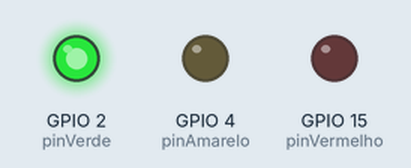
This program was run on a simulated ESP32. On the bench: output pins drawn as LEDs (lit = HIGH).

Above: at 2.0 s.
At 5.0 s:
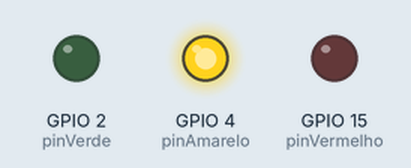
At 9.0 s:
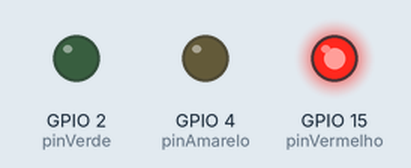
Timing chart, 0 to 15.6 s (numbered marks = the images above):
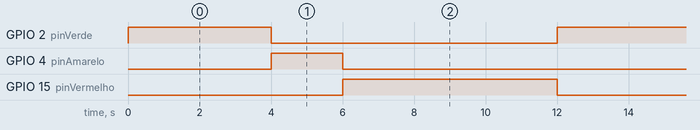

The program:

main.cpp
```cpp
// EX 1
// CRIE UM PROGRAMA QUE PISQUE 2 LEDS DE FORMA ALTERNADA
// EX 2
// CRIE UM PROGRAMA QUE PISQUE 2 LED
// LED 1 DEVE PISCAR A CADA 500 MS
// LED 2 DEVE PISCAR A CADA 2S
// EX 3
// CRIE UM PROGRAMA QUE MOSTRA UMA MENSAGEM NO SERIAL A CADA 2S
// EX 4
// CRIE UM PROGRAMA QUE AO PRESSIONAR UM BOTAO UM ACENDA E APAGUE AUTOMATICAMENTE APOS 3S
// EX 5
// CRIE UM SEMAFORO


#include <Arduino.h>
#include <Bounce2.h>
// #define pinLed 2

// bool estadoLed = 0;
// unsigned long tempoAnterior = 0;
// unsigned long intervalo = 500;

//ex1
// #define pinLed 2
// #define pinLed2 19
// bool estadoLed1 = 1;
// bool estadoLed2 = 0;
// unsigned long tempoAnterior = 0;
// unsigned long intervalo = 500
// ===========================
// #define pinLed 2
// #define pinLed2 19
// bool estadoLed1 = 1;
// bool estadoLed2 = 0;
//ex2
// unsigned long tempoAnterior = 0;
// unsigned long intervalo = 500;
// unsigned long tempoAnterior2 = 0;
// unsigned long intervalo2 = 2000;
//ex3
// bool estadoLed = 1;
// unsigned long tempoAnterior = 0;
// unsigned long intervalo = 2000;
//ex4
// bool ledAcesso = false;
// unsigned long tempoAnterior = 0;
// unsigned long intervalo = 3000;
// #define pinBotao 32
// #define pinLed 2
// Bounce bounce = Bounce();
//ex5
#define pinVermelho 15
#define pinAmarelo 4
#define pinVerde 2
#define TEMPO_VERDE 4000
#define TEMPO_AMARELO 2000
#define TEMPO_VERMELHO 6000
int estadoSemaforo = 0;
unsigned long tempoAnterior = 0;
void setup() {
  //ex1
  //  pinMode(pinLed, OUTPUT);
  // Serial.begin(115200);
  // Serial.begin(115200);
  // pinMode(pinLed, OUTPUT);
  // pinMode(pinLed2, OUTPUT);
  // Serial.begin(115200);
  // pinMode(pinLed, OUTPUT);
  // pinMode(pinLed2, OUTPUT);
  //ex 3
  // Serial.begin(115200);
  //ex 4
  // Serial.begin(115200);
  // pinMode(pinLed, OUTPUT);
  // digitalWrite(pinLed, LOW);
  // bounce.attach(pinBotao, INPUT_PULLUP);
  //ex5
  Serial.begin(115200);
    pinMode(pinVerde, OUTPUT);
      pinMode(pinAmarelo, OUTPUT);
        pinMode(pinVermelho, OUTPUT);
}

void loop() {
//ex1
  // unsigned long tempoAtual = millis();
  // if (tempoAtual - tempoAnterior >= intervalo)
  // {
  // estadoLed1 = !estadoLed1;
  // estadoLed2 = !estadoLed2;
  // tempoAnterior = tempoAtual;
  // }
  // digitalWrite(pinLed, estadoLed1);
  // digitalWrite(pinLed, estadoLed2);
  // =====================================================================
  // ex2
  //   unsigned long tempoAtual = millis();
  // if (tempoAtual - tempoAnterior >= intervalo)
  // {
  // estadoLed1 = !estadoLed1;
  // tempoAnterior = tempoAtual;
  // }
  // digitalWrite(pinLed, estadoLed1);

  //   unsigned long tempoAtual2 = millis();

  // if (tempoAtual2 - tempoAnterior2 >= intervalo2)
  // {
  // estadoLed2 = !estadoLed2;
  // tempoAnterior2 = tempoAtual2;
  // }
  // digitalWrite(pinLed2, estadoLed2);
  // =========================================================================
  // ex3
  //      unsigned long tempoAtual = millis();
  // if (tempoAtual - tempoAnterior >= intervalo)
  // {
  // estadoLed = !estadoLed;
  // tempoAnterior = tempoAtual;
  // Serial.println("Passou 2 Segundos");
  // }
// ======================================================================
    // ex4
//     bounce.update();

//     unsigned long tempoAtual = millis();

//     if (bounce.fell())
//     {
//       ledAcesso = true;
//       tempoAnterior = millis();
//       digitalWrite(pinLed, HIGH);
//     }
//     if (ledAcesso)
//     {
//       if (tempoAtual - tempoAnterior >= intervalo){
//     ledAcesso = false;
//     digitalWrite(pinLed, LOW);
//     }
// =========================================================
//ex5
unsigned long tempoAtual = millis();

    if(estadoSemaforo == 0){
  digitalWrite(pinVerde, HIGH);
  digitalWrite(pinAmarelo, LOW);
  digitalWrite(pinVermelho, LOW);

  if (tempoAtual - tempoAnterior >= TEMPO_VERDE){
    estadoSemaforo = 1;
    tempoAnterior = tempoAtual;
    }
  }
  else if (estadoSemaforo == 1){
  digitalWrite(pinVerde, LOW);
  digitalWrite(pinAmarelo, HIGH);
  digitalWrite(pinVermelho, LOW);

  if(tempoAtual - tempoAnterior>= TEMPO_AMARELO){
  estadoSemaforo = 2;
  tempoAnterior = tempoAtual;
  }
}
  else if (estadoSemaforo == 2){
  digitalWrite(pinVerde, LOW);
  digitalWrite(pinAmarelo, LOW);
  digitalWrite(pinVermelho, HIGH);

  if(tempoAtual - tempoAnterior>= TEMPO_VERMELHO){
  estadoSemaforo = 0;
  tempoAnterior = tempoAtual;
  }
}
// }
}
```

Measured:
- by itself, GPIO 2 (pinVerde): alternates HIGH for 4.0 s and LOW for 8.0 s
- by itself, GPIO 4 (pinAmarelo): alternates HIGH for 2.0 s and LOW for 10.0 s
- by itself, GPIO 15 (pinVermelho): alternates HIGH for 6.0 s and LOW for 6.0 s
